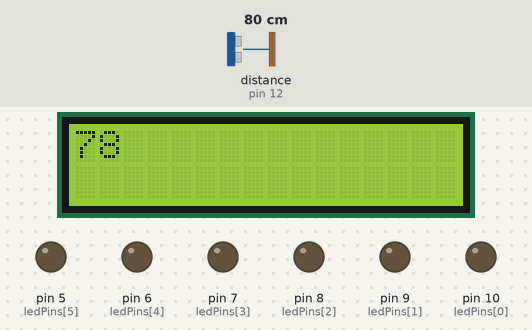
This sketch was run on a simulated Arduino Uno, built with avr-gcc and run on an emulated ATmega328P. Parts: 16×2 character LCD, output pins drawn as LEDs (lit = HIGH). Wiring (inferred from the names in the program): ultrasonic range finder: trigger pin 13; echo pin 12. Inputs (shaded band) come from the test bench; at power-on: distance to the obstacle (sensor on pin 12) 80 cm. The echo pulse lasts 58.3 µs per cm; pins used as bus, display or sensor lines are not drawn; what the sketch prints to the serial monitor is not drawn.

Above: at 1.2 s.
1.3 s: distance to the obstacle (sensor on pin 12) set to 56 cm
At 1.8 s:
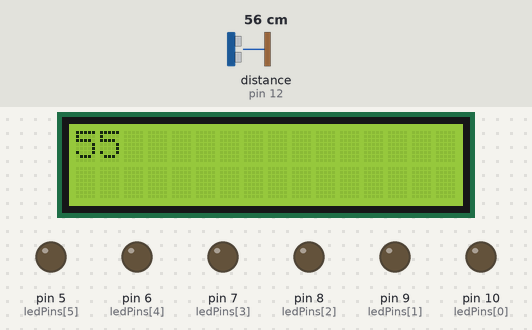
2.8 s: distance to the obstacle (sensor on pin 12) set to 47 cm
At 3.9 s:
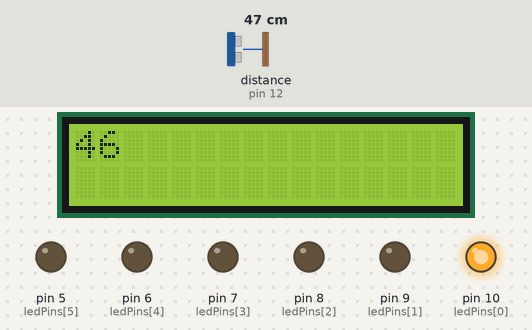
4.3 s: distance to the obstacle (sensor on pin 12) set to 2 cm
At 4.45 s:
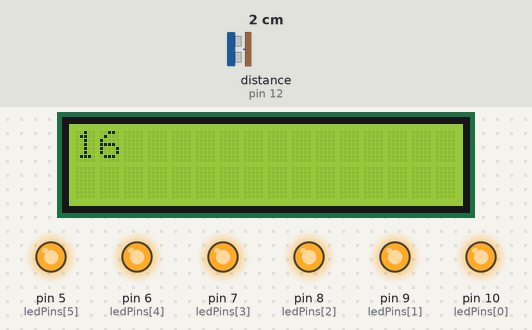
6.3 s: distance to the obstacle (sensor on pin 12) set to 9 cm
At 6.8 s:
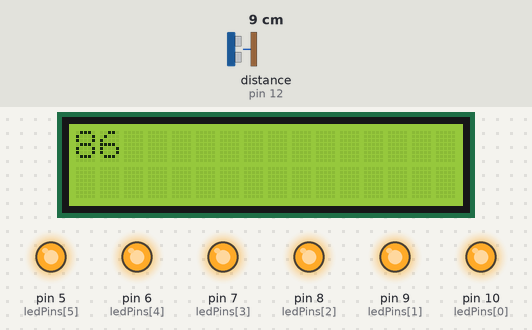
7.9 s: distance to the obstacle (sensor on pin 12) set to 12 cm
At 8.5 s:
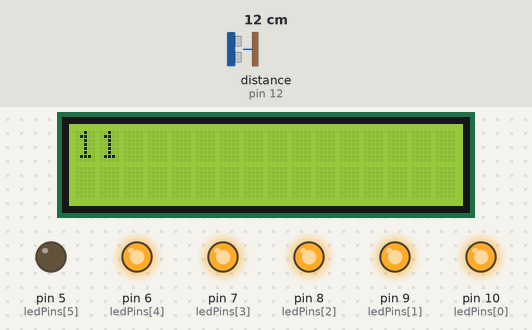
9.4 s: distance to the obstacle (sensor on pin 12) set to 16 cm
At 10.6 s:
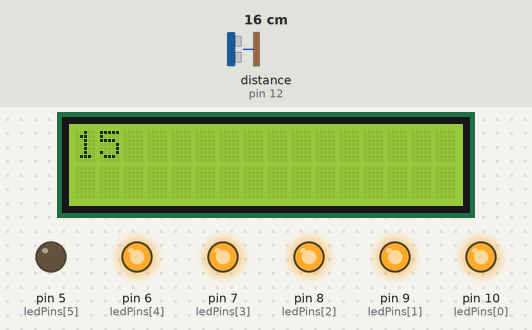
10.9 s: distance to the obstacle (sensor on pin 12) set to 20 cm
Timing chart, 0 to 13.4 s (numbered marks = the images above; inputs shaded):
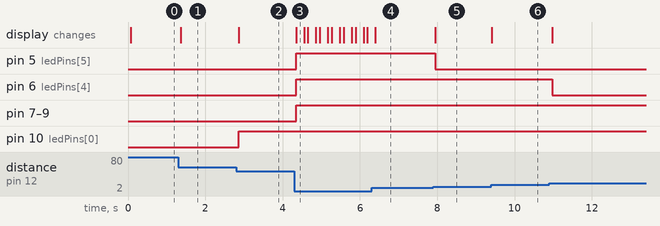

Measured:
- the behaviour switches between 51 and 50 cm on distance to the obstacle (sensor on pin 12) (found by bisection; images 1 and 2)
- the behaviour switches between 10 and 11 cm on distance to the obstacle (sensor on pin 12) (found by bisection; images 4 and 5)
- after the input at 1.3 s, the display: changes after 0.07 s (image 1)
- after the input at 2.8 s, pin 10 (ledPins[0]): LOW → HIGH after 0.06 s; the display: changes after 0.06 s (image 2)
- after the input at 4.3 s, pin 5 (ledPins[5]), pin 6 (ledPins[4]), pin 7 (ledPins[3]), pin 8 (ledPins[2]), pin 9 (ledPins[1]): LOW → HIGH after 0.05 s; the display: changes after 0.05 s (image 3)
- after the input at 6.3 s, the display: changes after 0.10 s (image 4)
- after the input at 7.9 s, pin 5 (ledPins[5]): HIGH → LOW after 0.05 s; the display: changes after 0.05 s (image 5)
- after the input at 9.4 s, the display: changes at once (image 6)
- after the input at 10.9 s, pin 6 (ledPins[4]): HIGH → LOW after 0.08 s

The sketch:

Parking_sensor_ultrasonic.ino
```cpp
#include <LiquidCrystal_I2C.h>

// Define pins for the ultrasonic sensor
const int trigPin = 13;
const int echoPin = 12;

// Define pins for LEDs
const int ledPins[] = {10, 9, 8, 7, 6, 5}; // Change according to your wiring
const int numLeds = sizeof(ledPins) / sizeof(ledPins[0]);

LiquidCrystal_I2C lcd(0x27, 16, 2);

void setup() {
  // Initialize serial communication for debugging
  Serial.begin(9600);
  lcd.begin();

  // Initialize ultrasonic sensor pins
  pinMode(trigPin, OUTPUT);
  pinMode(echoPin, INPUT);

  // Initialize LED pins
  for (int i = 0; i < numLeds; i++) {
    pinMode(ledPins[i], OUTPUT);
    digitalWrite(ledPins[i], LOW); // Start with LEDs off
  }
}

void loop() {
  // Measure distance
  long duration, distance;
  digitalWrite(trigPin, LOW);
  delayMicroseconds(2);
  digitalWrite(trigPin, HIGH);
  delayMicroseconds(10);
  digitalWrite(trigPin, LOW);

  duration = pulseIn(echoPin, HIGH);
  distance = duration * 0.034 / 2; // Convert to cm

  // Debugging: Print distance
  Serial.println(distance);
  lcd.setCursor(0,0);
  lcd.print(distance);

  // Determine the number of LEDs to light up based on distance
  int ledsToLight = map(distance, 2, 50, numLeds, 0); // Map 5-50 cm to all LEDs
  ledsToLight = constrain(ledsToLight, 0, numLeds);

  // Turn on the corresponding number of LEDs
  for (int i = 0; i < numLeds; i++) {
    if (i < ledsToLight) {
      digitalWrite(ledPins[i], HIGH);
    } else {
      digitalWrite(ledPins[i], LOW);
    }
  }

  delay(100); // Short delay to stabilize readings
}
```
